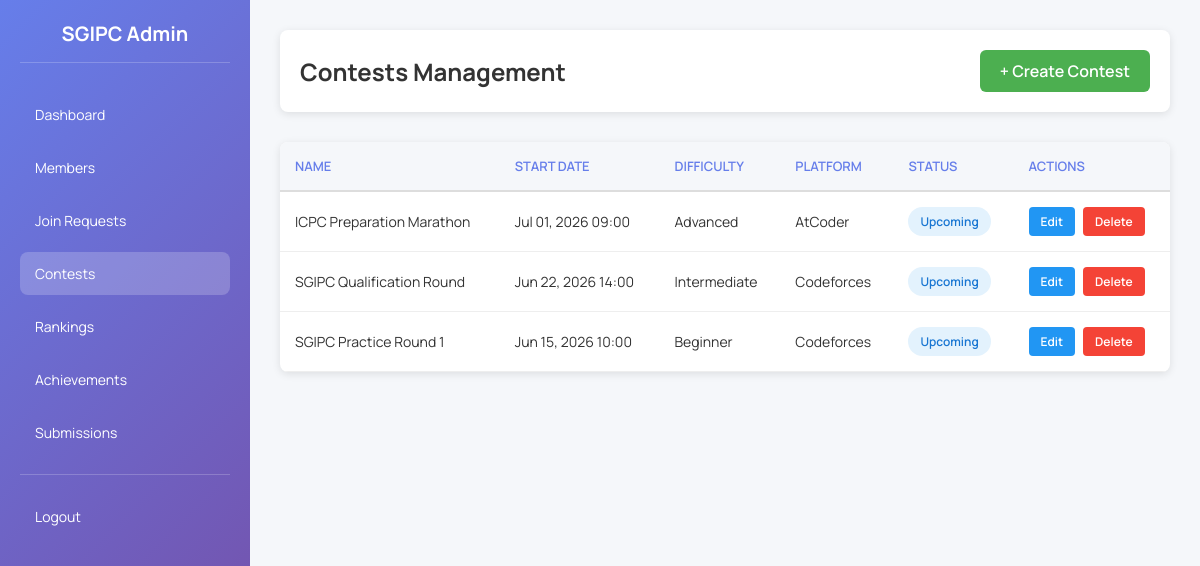
Page /admin_contests.php (signed in) on the committed database.
### tables this page shows
CREATE TABLE IF NOT EXISTS contests (
  id INT UNSIGNED NOT NULL AUTO_INCREMENT,
  contest_name VARCHAR(200) NOT NULL,
  description TEXT,
  contest_type ENUM('online', 'offline', 'virtual') DEFAULT 'online',
  start_time DATETIME NOT NULL,
  end_time DATETIME NOT NULL,
  duration_minutes INT,
  difficulty_level ENUM('beginner', 'intermediate', 'advanced') DEFAULT 'intermediate',
  platform VARCHAR(100),
  registration_link VARCHAR(500),
  prize_pool VARCHAR(255),
  max_participants INT,
  status ENUM('upcoming', 'ongoing', 'completed', 'cancelled') DEFAULT 'upcoming',
  created_by INT UNSIGNED,
  created_at TIMESTAMP NOT NULL DEFAULT CURRENT_TIMESTAMP,
  updated_at TIMESTAMP NOT NULL DEFAULT CURRENT_TIMESTAMP ON UPDATE CURRENT_TIMESTAMP,
  PRIMARY KEY (id),
  INDEX idx_status (status),
  INDEX idx_start_time (start_time),
  FOREIGN KEY (created_by) REFERENCES admin_users(id) ON DELETE SET NULL
);

### config.php (called while the page is built, shortened)
<?php
function sgipc_h(mixed $value): string
{
    return htmlspecialchars((string) $value, ENT_QUOTES, 'UTF-8');
}

### admin_contests.php (the view, shortened to what this page needs)
<?php
require_once __DIR__ . '/config.php';
$action = $_GET['action'] ?? 'list';
$contest_id = (int)($_GET['id'] ?? 0);
$contest = null;
try {
    $connection = sgipc_db_connection();
    $contests = [];
    if ($action === 'list') {
        $result = $connection->query('SELECT id, contest_name, start_time, difficulty_level, status, platform FROM contests ORDER BY start_time DESC');
        while ($row = $result->fetch_assoc()) {
            $contests[] = $row;
        }
    }
} catch (Throwable $e) {
    $error = 'Database error: ' . $e->getMessage();
}
?>
<!DOCTYPE html>
<html lang="en">
<head>
</head>
<body>
    <div class="admin-wrapper">
        <aside class="sidebar">
            <div class="sidebar-header">SGIPC Admin</div>
            <ul class="sidebar-menu">
                <li><a href="admin_dashboard.php">Dashboard</a></li>
                <li><a href="admin_members.php">Members</a></li>
                <li><a href="admin_requests.php">Join Requests</a></li>
                <li><a href="admin_contests.php" class="active">Contests</a></li>
                <li><a href="admin_rankings.php">Rankings</a></li>
                <li><a href="admin_achievements.php">Achievements</a></li>
                <li><a href="admin_submissions.php">Submissions</a></li>
                <li style="border-top: 1px solid rgba(255,255,255,0.2); margin-top: 20px; padding-top: 20px;">
                    <a href="admin_logout.php">Logout</a>
                </li>
            </ul>
        </aside>
        <div class="content">
            <?php if ($action === 'create' || $action === 'edit'): ?>
                <div class="topbar">
                    <h1><?php echo $action === 'create' ? 'Create Contest' : 'Edit Contest'; ?></h1>
                </div>
                <div class="form-container">
                    <form method="POST" action="?action=<?php echo $action; ?><?php echo $action === 'edit' ? '&id=' . $contest_id : ''; ?>">
                        <div class="form-group">
                            <label for="name">Contest Name *</label>
                            <input type="text" id="name" name="contest_name" required value="<?php echo sgipc_h($contest['contest_name'] ?? ''); ?>">
                        </div>
                        <div class="form-group">
                            <label for="description">Description</label>
                            <textarea id="description" name="description"><?php echo sgipc_h($contest['description'] ?? ''); ?></textarea>
                        </div>
                        <div class="form-row">
                            <div class="form-group">
                                <label for="type">Contest Type</label>
                                <select id="type" name="contest_type">
                                    <option value="online" <?php echo ($contest['contest_type'] ?? '') === 'online' ? 'selected' : ''; ?>>Online</option>
                                    <option value="offline" <?php echo ($contest['contest_type'] ?? '') === 'offline' ? 'selected' : ''; ?>>Offline</option>
                                    <option value="virtual" <?php echo ($contest['contest_type'] ?? '') === 'virtual' ? 'selected' : ''; ?>>Virtual</option>
                                </select>
                            </div>
                            <div class="form-group">
                                <label for="difficulty">Difficulty Level</label>
                                <select id="difficulty" name="difficulty_level">
                                    <option value="beginner" <?php echo ($contest['difficulty_level'] ?? '') === 'beginner' ? 'selected' : ''; ?>>Beginner</option>
                                    <option value="intermediate" <?php echo ($contest['difficulty_level'] ?? '') === 'intermediate' ? 'selected' : ''; ?>>Intermediate</option>
                                    <option value="advanced" <?php echo ($contest['difficulty_level'] ?? '') === 'advanced' ? 'selected' : ''; ?>>Advanced</option>
                                </select>
                            </div>
                        </div>
                        <div class="form-row">
                            <div class="form-group">
                                <label for="start">Start Time *</label>
                                <input type="datetime-local" id="start" name="start_time" required value="<?php echo sgipc_h($contest['start_time'] ?? ''); ?>">
                            </div>
                            <div class="form-group">
                                <label for="end">End Time *</label>
                                <input type="datetime-local" id="end" name="end_time" required value="<?php echo sgipc_h($contest['end_time'] ?? ''); ?>">
                            </div>
                        </div>
                        <div class="form-row">
                            <div class="form-group">
                                <label for="duration">Duration (minutes)</label>
                                <input type="number" id="duration" name="duration_minutes" value="<?php echo $contest['duration_minutes'] ?? '120'; ?>">
                            </div>
                            <div class="form-group">
                                <label for="status">Status</label>
                                <select id="status" name="status">
                                    <option value="upcoming" <?php echo ($contest['status'] ?? '') === 'upcoming' ? 'selected' : ''; ?>>Upcoming</option>
                                    <option value="ongoing" <?php echo ($contest['status'] ?? '') === 'ongoing' ? 'selected' : ''; ?>>Ongoing</option>
                                    <option value="completed" <?php echo ($contest['status'] ?? '') === 'completed' ? 'selected' : ''; ?>>Completed</option>
                                    <option value="cancelled" <?php echo ($contest['status'] ?? '') === 'cancelled' ? 'selected' : ''; ?>>Cancelled</option>
                                </select>
                            </div>
                        </div>
                        <div class="form-group">
                            <label for="platform">Platform</label>
                            <input type="text" id="platform" name="platform" placeholder="e.g., Codeforces, AtCoder, HackerRank" value="<?php echo sgipc_h($contest['platform'] ?? ''); ?>">
                        </div>
                        <div class="form-group">
                            <label for="link">Registration Link</label>
                            <input type="url" id="link" name="registration_link" value="<?php echo sgipc_h($contest['registration_link'] ?? ''); ?>">
                        </div>
                        <div class="form-group">
                            <label for="prize">Prize Pool</label>
                            <input type="text" id="prize" name="prize_pool" value="<?php echo sgipc_h($contest['prize_pool'] ?? ''); ?>">
                        </div>
                        <div>
                            <button type="submit" class="btn-submit">Save Contest</button>
                            <a href="admin_contests.php" class="btn-cancel">Cancel</a>
                        </div>
                    </form>
                </div>
            <?php else: ?>
                <div class="topbar">
                    <h1>Contests Management</h1>
                    <a href="?action=create" class="btn-create">+ Create Contest</a>
                </div>
                <div class="contests-table">
                    <?php if (!empty($contests)): ?>
                        <table>
                            <thead>
                                <tr>
                                    <th>Name</th>
                                    <th>Start Date</th>
                                    <th>Difficulty</th>
                                    <th>Platform</th>
                                    <th>Status</th>
                                    <th>Actions</th>
                                </tr>
                            </thead>
                            <tbody>
                                <?php foreach ($contests as $c): ?>
                                    <tr>
                                        <td><?php echo sgipc_h($c['contest_name']); ?></td>
                                        <td><?php echo date('M d, Y H:i', strtotime($c['start_time'])); ?></td>
                                        <td><?php echo ucfirst($c['difficulty_level']); ?></td>
                                        <td><?php echo sgipc_h($c['platform'] ?? '-'); ?></td>
                                        <td>
                                            <span class="status-badge badge-<?php echo $c['status']; ?>">
                                                <?php echo ucfirst($c['status']); ?>
                                            </span>
                                        </td>
                                        <td>
                                            <div class="action-buttons">
                                                <a href="?action=edit&id=<?php echo $c['id']; ?>" class="btn-small btn-edit">Edit</a>
                                                <a href="?action=delete&id=<?php echo $c['id']; ?>" class="btn-small btn-delete" onclick="return confirm('Are you sure?');">Delete</a>
                                            </div>
                                        </td>
                                    </tr>
                                <?php endforeach; ?>
                            </tbody>
                        </table>
                    <?php else: ?>
                        <div class="empty-message">
                            <p>No contests yet. <a href="?action=create" style="color: #667eea; text-decoration: underline;">Create one now</a></p>
                        </div>
                    <?php endif; ?>
                </div>
            <?php endif; ?>
        </div>
    </div>
</body>
</html>

### admin_contests.php (style rules this page uses)
* { margin: 0; padding: 0; box-sizing: border-box; }
body { font-family: 'Manrope', sans-serif; background-color: #f5f7fa; color: #333; }
.admin-wrapper { display: flex; min-height: 100vh; }
.sidebar { width: 250px; background: linear-gradient(135deg, #667eea 0%, #764ba2 100%); color: white; padding: 20px; position: fixed; height: 100vh; overflow-y: auto; }
.sidebar-header { font-size: 20px; font-weight: 700; margin-bottom: 30px; text-align: center; border-bottom: 1px solid rgba(255, 255, 255, 0.2); padding-bottom: 15px; }
.sidebar-menu { list-style: none; }
.sidebar-menu li { margin-bottom: 10px; }
.sidebar-menu a { display: block; padding: 12px 15px; color: white; text-decoration: none; border-radius: 8px; transition: background-color 0.3s; font-size: 14px; }
.sidebar-menu a:hover, .sidebar-menu a.active { background-color: rgba(255, 255, 255, 0.2); }
.content { margin-left: 250px; flex: 1; padding: 30px; }
.topbar { background: white; padding: 20px; border-radius: 8px; box-shadow: 0 2px 8px rgba(0, 0, 0, 0.1); display: flex; justify-content: space-between; align-items: center; margin-bottom: 30px; }
.topbar h1 { font-size: 24px; }
.btn-create { padding: 10px 20px; background-color: #4caf50; color: white; border: none; border-radius: 6px; cursor: pointer; text-decoration: none; font-weight: 600; }
.contests-table { background: white; border-radius: 8px; box-shadow: 0 2px 8px rgba(0, 0, 0, 0.1); overflow: hidden; }
table { width: 100%; border-collapse: collapse; }
thead { background-color: #f5f7fa; border-bottom: 2px solid #ddd; }
th { padding: 15px; text-align: left; font-weight: 600; color: #667eea; font-size: 13px; text-transform: uppercase; }
td { padding: 15px; border-bottom: 1px solid #eee; font-size: 14px; }
.status-badge { display: inline-block; padding: 6px 12px; border-radius: 20px; font-size: 12px; font-weight: 600; }
.badge-upcoming { background-color: #e3f2fd; color: #1976d2; }
.action-buttons { display: flex; gap: 8px; }
.btn-small { padding: 6px 12px; border: none; border-radius: 4px; cursor: pointer; font-size: 12px; font-weight: 600; text-decoration: none; }
.btn-edit { background-color: #2196f3; color: white; }
.btn-delete { background-color: #f44336; color: white; }

### rows in the picture
contests: contest_name "ICPC Preparation Marathon", start_time "Jul 01, 2026 09:00", difficulty_level "Advanced", platform "AtCoder", status "Upcoming"
contests: contest_name "SGIPC Qualification Round", start_time "Jun 22, 2026 14:00", difficulty_level "Intermediate", platform "Codeforces", status "Upcoming"
contests: contest_name "SGIPC Practice Round 1", start_time "Jun 15, 2026 10:00", difficulty_level "Beginner", platform "Codeforces", status "Upcoming"
